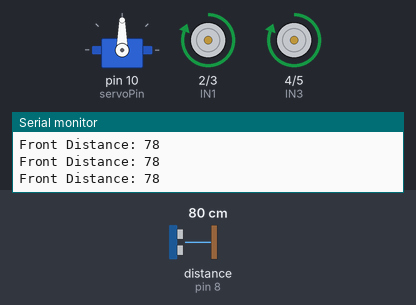
The sketch below on a simulated Arduino Uno, built with avr-gcc and run on an emulated ATmega328P. Parts: servo, motor-driver pin pairs drawn as motors (green arrow = first pin HIGH = forward, orange = second pin HIGH = backward, longer = more drive), the last lines printed to the serial monitor. Wiring (inferred from the names in the program): ultrasonic range finder: trigger pin 9; echo pin 8. Inputs (shaded band) come from the test bench; at power-on: distance to the obstacle (sensor on pin 8) 80 cm. The echo pulse lasts 58.3 µs per cm.

Above: at 2.2 s.
2.3 s: distance to the obstacle (sensor on pin 8) set to 23 cm
3.8 s: distance to the obstacle (sensor on pin 8) set to 19 cm
At 6.3 s:
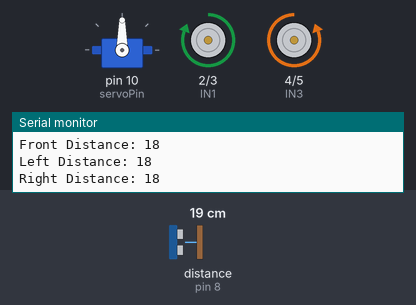
6.8 s: distance to the obstacle (sensor on pin 8) set to 35 cm
At 9.7 s:
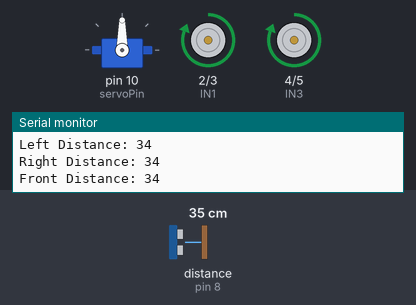
9.8 s: distance to the obstacle (sensor on pin 8) set to 2 cm
At 11.4 s:
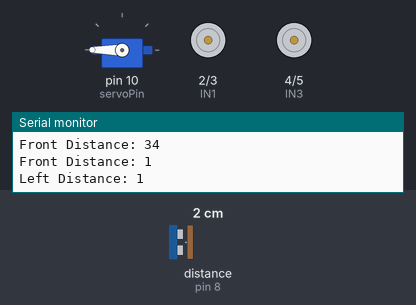
Timing chart, 0 to 13.8 s (numbered marks = the images above; inputs shaded):
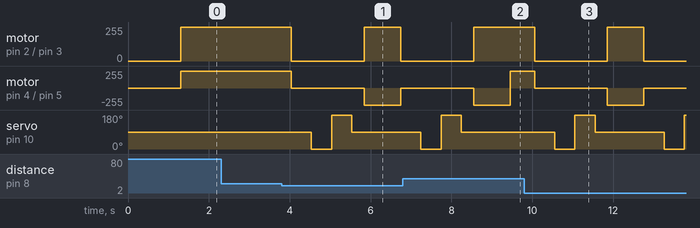

Measured:
- the behaviour switches between 21 and 20 cm on distance to the obstacle (sensor on pin 8) (found by bisection; images 0 and 1)
- after the input at 3.8 s, motor on pin 2 (IN1) / pin 3 (IN2): forward 255/255 → stopped after 0.24 s, → forward 255/255 1.8 s later, → stopped 0.90 s later; motor on pin 4 (IN3) / pin 5 (IN4): forward 255/255 → stopped after 0.24 s, → backward 255/255 1.8 s later, → stopped 0.90 s later
- after the input at 6.8 s, motor on pin 2 (IN1) / pin 3 (IN2): goes on until 8.5 s, then stays forward 255/255
- after the input at 9.8 s, motor on pin 2 (IN1) / pin 3 (IN2): forward 255/255 → stopped after 0.25 s, → forward 255/255 1.8 s later, → stopped 0.90 s later; motor on pin 4 (IN3) / pin 5 (IN4): forward 255/255 → stopped after 0.25 s, → backward 255/255 1.8 s later, → stopped 0.90 s later

The sketch:

AbCode.ino
```cpp
#include <Servo.h>

// Ultrasonic sensor pins
#define trigPin 9
#define echoPin 8

// Servo pin
#define servoPin 10

// L298 Motor driver pins
#define IN1 2
#define IN2 3
#define IN3 4
#define IN4 5

Servo myServo;

long readDistance() {
  digitalWrite(trigPin, LOW);
  delayMicroseconds(2);
  digitalWrite(trigPin, HIGH);
  delayMicroseconds(10);
  digitalWrite(trigPin, LOW);

  long duration = pulseIn(echoPin, HIGH, 30000);  // Timeout after 30ms
  if (duration == 0) return 999;  // No echo received
  return duration * 0.034 / 2;
}

void moveForward() {
  digitalWrite(IN1, HIGH);
  digitalWrite(IN2, LOW);
  digitalWrite(IN3, HIGH);
  digitalWrite(IN4, LOW);
}

void turnLeft() {
  digitalWrite(IN1, LOW);
  digitalWrite(IN2, HIGH);
  digitalWrite(IN3, HIGH);
  digitalWrite(IN4, LOW);
}

void turnRight() {
  digitalWrite(IN1, HIGH);
  digitalWrite(IN2, LOW);
  digitalWrite(IN3, LOW);
  digitalWrite(IN4, HIGH);
}

void stopMotors() {
  digitalWrite(IN1, LOW);
  digitalWrite(IN2, LOW);
  digitalWrite(IN3, LOW);
  digitalWrite(IN4, LOW);
}

void setup() {
  Serial.begin(9600);

  pinMode(trigPin, OUTPUT);
  pinMode(echoPin, INPUT);

  pinMode(IN1, OUTPUT);
  pinMode(IN2, OUTPUT);
  pinMode(IN3, OUTPUT);
  pinMode(IN4, OUTPUT);

  myServo.attach(servoPin);
  myServo.write(90);  // Face forward
  delay(1000);
}

void loop() {
  myServo.write(90);
  delay(300);
  long frontDist = readDistance();
  Serial.print("Front Distance: ");
  Serial.println(frontDist);

  if (frontDist < 20) {
    stopMotors();
    delay(500);

    myServo.write(0);  // look left
    delay(500);
    long leftDist = readDistance();
    Serial.print("Left Distance: ");
    Serial.println(leftDist);

    myServo.write(180);  // look right
    delay(500);
    long rightDist = readDistance();
    Serial.print("Right Distance: ");
    Serial.println(rightDist);

    myServo.write(90);
    delay(300);

    if (leftDist > rightDist) {
      turnLeft();
      delay(600);
    } else {
      turnRight();
      delay(600);
    }
  } else {
    moveForward();
  }
}
```
